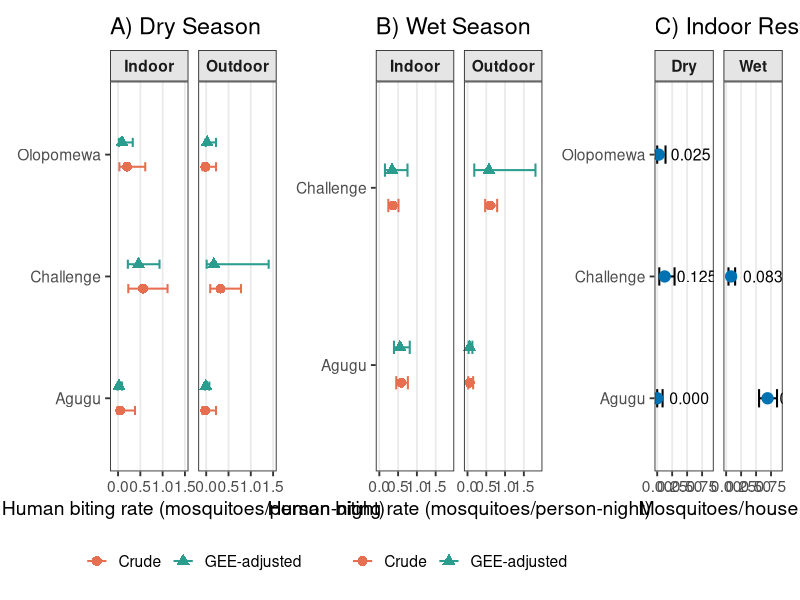
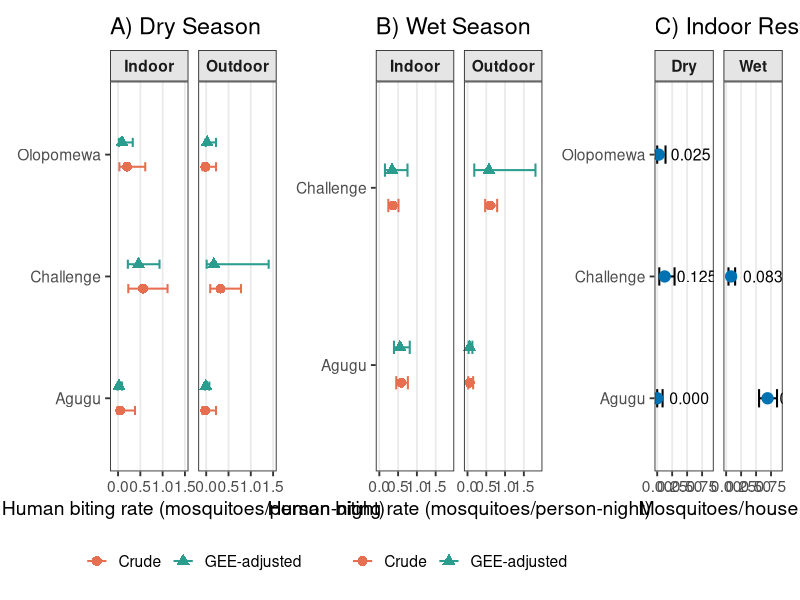

Source code (R) for these figures, in order:
library(tidyverse)
library(patchwork)

##Summaries of hbr_df extracted from Model based scripts for count data while
##ird_df from Ento descriptive script


#=========================================================
# HUMAN BITING RATE DATA
#=========================================================

hbr_df <- tribble(
  ~season, ~model, ~location, ~site, ~estimate, ~lower, ~upper,
  
  # DRY SEASON
  "Dry", "Crude", "Indoor", "Agugu",      0.05, -0.01, 0.38,
  "Dry", "Crude", "Indoor", "Challenge",  0.56,  0.23, 1.11,
  "Dry", "Crude", "Indoor", "Olopomewa",  0.20,  0.03, 0.61,
  
  "Dry", "Crude", "Outdoor", "Agugu",    -0.02, -0.08, 0.22,
  "Dry", "Crude", "Outdoor", "Challenge", 0.32,  0.09, 0.78,
  "Dry", "Crude", "Outdoor", "Olopomewa",-0.02, -0.08, 0.22,
  
  "Dry", "GEE-adjusted", "Indoor", "Agugu",      0.02, -0.01, 0.09,
  "Dry", "GEE-adjusted", "Indoor", "Challenge",  0.46,  0.22, 0.93,
  "Dry", "GEE-adjusted", "Indoor", "Olopomewa",  0.09,  0.02, 0.33,
  
  "Dry", "GEE-adjusted", "Outdoor", "Agugu",    -0.01, -0.03, 0.07,
  "Dry", "GEE-adjusted", "Outdoor", "Challenge", 0.17,  0.01, 1.40,
  "Dry", "GEE-adjusted", "Outdoor", "Olopomewa", 0.02, -0.01, 0.22,
  
  # WET SEASON
  "Wet", "Crude", "Indoor", "Agugu",      0.58, 0.45, 0.76,
  "Wet", "Crude", "Indoor", "Challenge",  0.36, 0.24, 0.51,
  
  "Wet", "Crude", "Outdoor", "Agugu",     0.06, 0.02, 0.15,
  "Wet", "Crude", "Outdoor", "Challenge", 0.60, 0.47, 0.79,
  
  "Wet", "GEE-adjusted", "Indoor", "Agugu",      0.55, 0.39, 0.81,
  "Wet", "GEE-adjusted", "Indoor", "Challenge",  0.34, 0.15, 0.75,
  
  "Wet", "GEE-adjusted", "Outdoor", "Agugu",     0.06, 0.03, 0.13,
  "Wet", "GEE-adjusted", "Outdoor", "Challenge", 0.57, 0.18, 1.81
)

#=========================================================
# INDOOR RESTING DENSITY DATA
#=========================================================

ird_df <- tribble(
  ~season, ~site, ~estimate, ~lower, ~upper,
  
  "Dry", "Olopomewa", 0.025, 0.000, 0.139,
  "Dry", "Challenge", 0.125, 0.035, 0.290,
  "Dry", "Agugu",     0.000, 0.000, 0.090,
  
  "Wet", "Challenge", 0.083, 0.039, 0.150,
  "Wet", "Agugu",     0.692, 0.550, 0.850
)

#=========================================================
# COMMON THEME
#=========================================================

theme_pub <- theme_bw(base_size = 14) +
  theme(
    strip.background = element_rect(fill = "grey90"),
    strip.text = element_text(face = "bold"),
    legend.position = "bottom",
    legend.title = element_blank(),
    panel.grid.major.y = element_blank(),
    panel.grid.minor = element_blank(),
    axis.title.y = element_blank()
  )

#=========================================================
# PANEL A - DRY SEASON HBR
#=========================================================

p_dry <- hbr_df %>%
  filter(season == "Dry") %>%
  ggplot(
    aes(
      x = site,
      y = estimate,
      colour = model,
      shape = model
    )
  ) +
  geom_errorbar(
    aes(ymin = lower, ymax = upper),
    position = position_dodge(width = 0.4),
    width = 0.15,
    linewidth = 0.7
  ) +
  geom_point(
    position = position_dodge(width = 0.4),
    size = 3
  ) +
  facet_grid(. ~ location) +
  coord_flip() +
  scale_colour_manual(
    values = c(
      "Crude" = "#E76F51",
      "GEE-adjusted" = "#2A9D8F"
    )
  ) +
  labs(
    title = "A) Dry Season",
    y = "Human biting rate (mosquitoes/person-night)"
  ) +
  coord_flip(ylim = c(-0.1, 1.5)) +
  theme_pub

#=========================================================
# PANEL B - WET SEASON HBR
#=========================================================

p_wet <- hbr_df %>%
  filter(season == "Wet") %>%
  ggplot(
    aes(
      x = site,
      y = estimate,
      colour = model,
      shape = model
    )
  ) +
  geom_errorbar(
    aes(ymin = lower, ymax = upper),
    position = position_dodge(width = 0.4),
    width = 0.15,
    linewidth = 0.7
  ) +
  geom_point(
    position = position_dodge(width = 0.4),
    size = 3
  ) +
  facet_grid(. ~ location) +
  coord_flip() +
  scale_colour_manual(
    values = c(
      "Crude" = "#E76F51",
      "GEE-adjusted" = "#2A9D8F"
    )
  ) +
  labs(
    title = "B) Wet Season",
    y = "Human biting rate (mosquitoes/person-night)"
  ) +
  coord_flip(ylim = c(0, 1.9)) +
  theme_pub

#=========================================================
# PANEL C - INDOOR RESTING DENSITY
#=========================================================

p_ird <- ggplot(
  ird_df,
  aes(site, estimate)
) +
  geom_errorbar(
    aes(ymin = lower, ymax = upper),
    width = 0.15,
    linewidth = 0.7
  ) +
  geom_point(
    size = 3.5,
    colour = "#0072B2"
  ) +
  geom_text(
    aes(label = sprintf("%.3f", estimate)),
    hjust = -0.3,
    size = 4
  ) +
  facet_grid(. ~ season) +
  coord_flip() +
  labs(
    title = "C) Indoor Resting Density",
    y = "Mosquitoes/house"
  ) +
  coord_flip(ylim = c(0, 0.9)) +
  theme_pub +
  theme(
    legend.position = "none"
  )

#=========================================================
# COMBINE FIGURE
#=========================================================

final_plot <- (
  p_dry +
    p_wet +
    p_ird
) +
  plot_layout(
    ncol = 3,
    widths = c(1.3, 1.3, 1)
  ) &
  theme(
    legend.position = "bottom"
  )

final_plot

# save
ggsave(
  "Figure_HBR_IRD.pdf",
  final_plot,
  device = cairo_pdf,
  width = 14,
  height = 5.5,
  units = "in"
)
